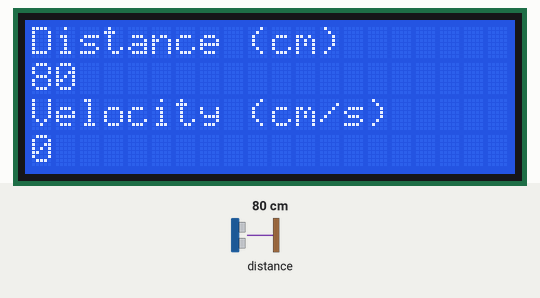
Recording of a sketch running on a simulated Arduino Nano, built with avr-gcc and run on an emulated ATmega328P. On the bench: 20×4 character LCD. Wiring (inferred from the names in the program): LIDAR-Lite range finder at I2C address 0x62. The test bench sets the inputs (shaded band); at power-on: distance to the obstacle 80 cm. What the sketch prints to the serial monitor is not drawn.

Above: at 1.2 s.
1.3 s: distance to the obstacle set to 2 cm
At 2.1 s:
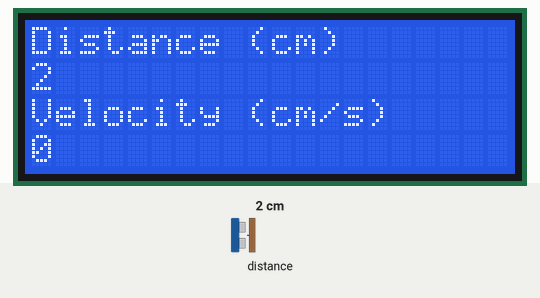
4.0 s: distance to the obstacle set to 4 cm
At 5.7 s:
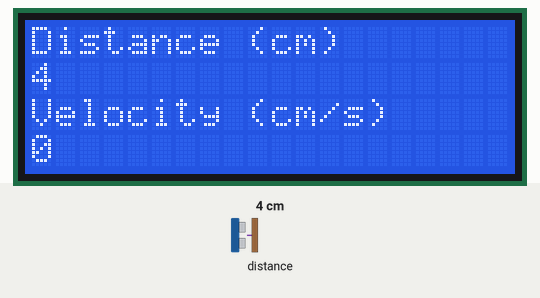
7.2 s: distance to the obstacle set to 9 cm
At 8.9 s:
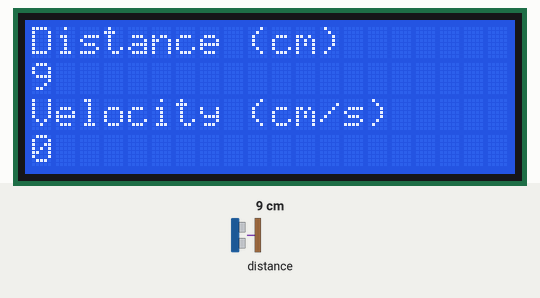
Timing chart, 0 to 10.4 s (numbered marks = the images above; inputs shaded):
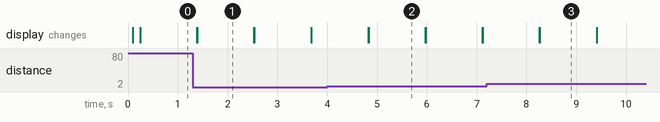

The sketch:

lcd_lidar.ino
```cpp
/* Lidar Lite and LCD display on arduino Nano,
 * Lidar Lite and LCD both with I2C
 * Lidar Lite:
 * 1 -> 5V, 6 -> GND
 * 2 -> SDA (D4)
 * 3 -> SCL (D5)
 * LCD:
 * SDA -> SDA (D4)
 * SCL -> SCL (D5)
 * Vcc -> 5V GND -> GND
 */

#include <Wire.h>
#include <LIDARLite.h>
#include <LiquidCrystal_I2C.h>

/*-----( Declare Constants )-----*/
/*-----( Declare objects )-----*/
// set the LCD address to 0x3f (27) for a 20 chars 4 line display
// Set the pins on the I2C chip used for LCD connections:
//                    addr, en,rw,rs,d4,d5,d6,d7,bl,blpol
LiquidCrystal_I2C lcd(0x3F, 2, 1, 0, 4, 5, 6, 7, 3, POSITIVE);  // Set the LCD I2C address

LIDARLite myLidarLite;

void setup() {
  // put your setup code here, to run once:
  Serial.begin(9600);  // Used to type in characters
  myLidarLite.begin();
  myLidarLite.beginContinuous();
  lcd.begin(20,4);   // initialize the lcd for 20 chars 4 lines, turn on backlight

  lcd.setCursor(0,0); //Start at character 4 on line 0
  lcd.print("Distance (cm)");

  lcd.setCursor(0,2); //Start at character 4 on line 3
  lcd.print("Velocity (cm/s)");

}

void loop() {
  // put your main code here, to run repeatedly:
  Serial.println(myLidarLite.distance());
  Serial.println(myLidarLite.velocity());

  // when characters arrive over the serial port...
  //if (Serial.available()) {
    // wait a bit for the entire message to arrive
    delay(100);
    // clear the screen
    lcd.clear();
    lcd.setCursor(0,0); //Start at character 4 on line 0
  lcd.print("Distance (cm)");

  lcd.setCursor(0,2); //Start at character 4 on line 3
  lcd.print("Velocity (cm/s)");
    // read all the available characters
    //while (Serial.available() > 0) {
      // display each character to the LCD
      lcd.setCursor(0,1);
      lcd.print(myLidarLite.distance());
      lcd.setCursor(0,3);
      lcd.print(myLidarLite.velocity());
      delay(1000);
    //}
  //}
}
```

Measured:
- after the input at 1.3 s, the display: first differs from a run without the input after 0.09 s (image 1)
- after the input at 4.0 s, the display: first differs from a run without the input after 0.83 s (image 2)
- after the input at 7.2 s, the display: first differs from a run without the input after 1.1 s (image 3)
- what the display in image 1 shows lasts 1.1 s, from 1.4 s to 2.5 s
